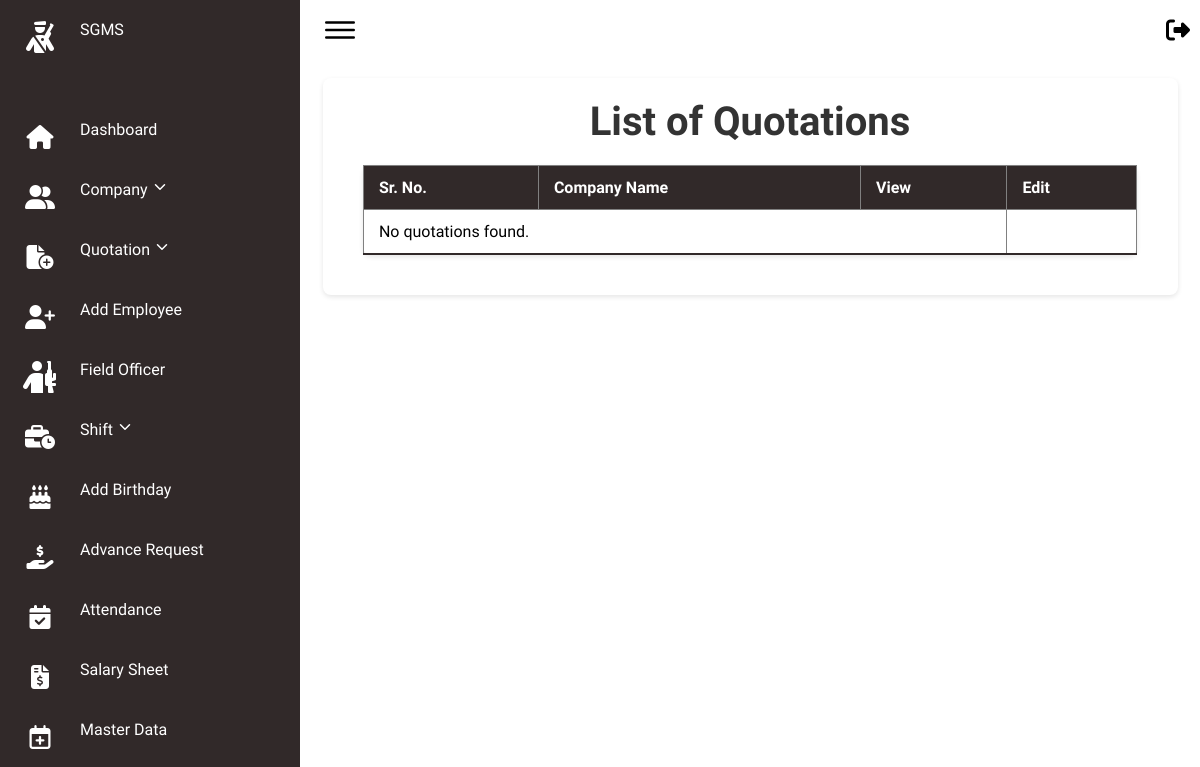
Before: /quotation_list/ with the older database file.
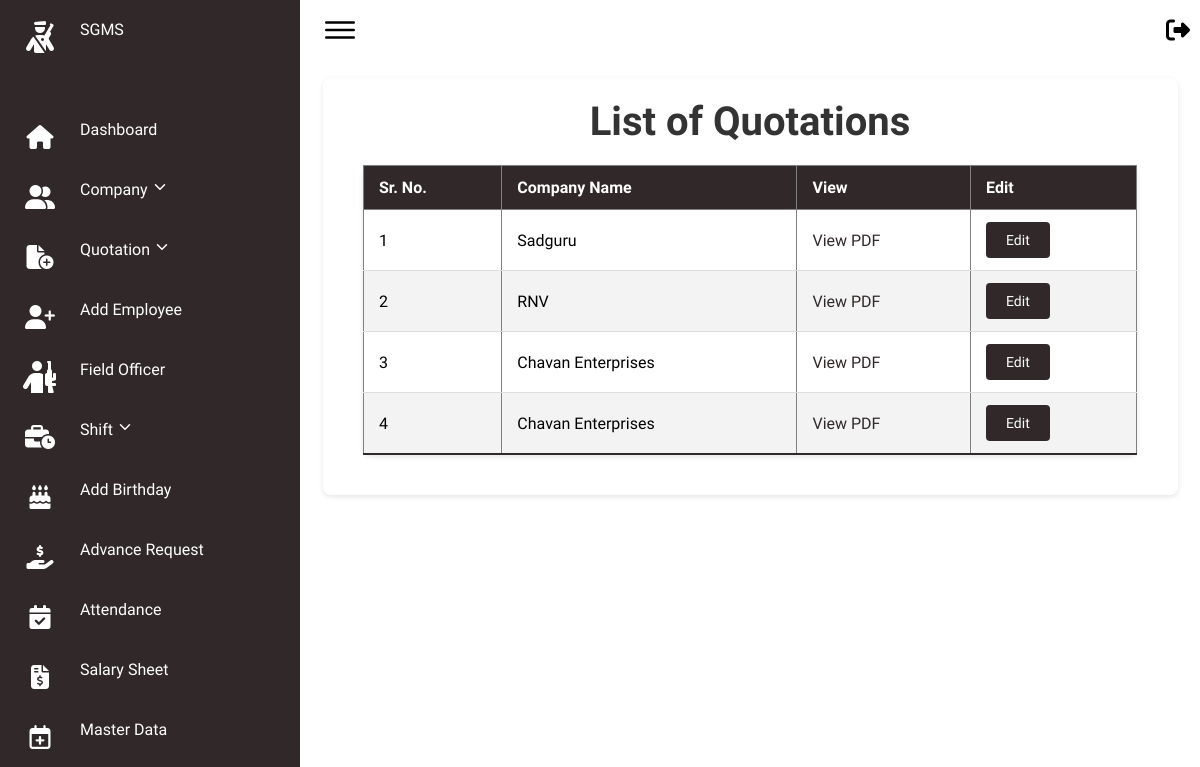
After: the same page with the newer database file.
### secman/models.py (models this page shows)
class Quotations(models.Model):
    company = models.CharField(max_length=100)
    guard_basic_pay = models.DecimalField(max_digits=10, decimal_places=2)
    guard_special_allowance = models.DecimalField(max_digits=10, decimal_places=2)
    guard_total_a = models.DecimalField(max_digits=10, decimal_places=2)
    guard_conveyance_allowance = models.DecimalField(max_digits=10, decimal_places=2)
    guard_education_allowance = models.DecimalField(max_digits=10, decimal_places=2)
    guard_travelling_allowance = models.DecimalField(max_digits=10, decimal_places=2)
    guard_house_duty = models.DecimalField(max_digits=10, decimal_places=2)
    guard_total_b = models.DecimalField(max_digits=10, decimal_places=2)
    guard_washing_allowance = models.DecimalField(max_digits=10, decimal_places=2)
    guard_hra = models.DecimalField(max_digits=10, decimal_places=2)
    guard_sub_total_c = models.DecimalField(max_digits=10, decimal_places=2)
    guard_pf = models.DecimalField(max_digits=10, decimal_places=2)
    guard_gratuity = models.DecimalField(max_digits=10, decimal_places=2)
    guard_leave_with_wages = models.DecimalField(max_digits=10, decimal_places=2)
    guard_esic = models.DecimalField(max_digits=10, decimal_places=2)
    guard_paid_holiday = models.DecimalField(max_digits=10, decimal_places=2)
    guard_bonus = models.DecimalField(max_digits=10, decimal_places=2)
    guard_uniform = models.DecimalField(max_digits=10, decimal_places=2)
    guard_total_c = models.DecimalField(max_digits=10, decimal_places=2)
    guard_service_charges = models.DecimalField(max_digits=10, decimal_places=2)
    guard_grand_total_per_month = models.DecimalField(max_digits=10, decimal_places=2)
    supervisor_basic_pay = models.DecimalField(max_digits=10, decimal_places=2)
    supervisor_special_allowance = models.DecimalField(max_digits=10, decimal_places=2)
    supervisor_total_a = models.DecimalField(max_digits=10, decimal_places=2)
    supervisor_conveyance_allowance = models.DecimalField(max_digits=10, decimal_places=2)
    supervisor_education_allowance = models.DecimalField(max_digits=10, decimal_places=2)
    supervisor_travelling_allowance = models.DecimalField(max_digits=10, decimal_places=2)
    supervisor_house_duty = models.DecimalField(max_digits=10, decimal_places=2)
    supervisor_total_b = models.DecimalField(max_digits=10, decimal_places=2)
    supervisor_washing_allowance = models.DecimalField(max_digits=10, decimal_places=2)
    supervisor_hra = models.DecimalField(max_digits=10, decimal_places=2)
    supervisor_sub_total_c = models.DecimalField(max_digits=10, decimal_places=2)
    supervisor_pf = models.DecimalField(max_digits=10, decimal_places=2)
    supervisor_gratuity = models.DecimalField(max_digits=10, decimal_places=2)
    supervisor_leave_with_wages = models.DecimalField(max_digits=10, decimal_places=2)
    supervisor_esic = models.DecimalField(max_digits=10, decimal_places=2)
    supervisor_paid_holiday = models.DecimalField(max_digits=10, decimal_places=2)
    supervisor_bonus = models.DecimalField(max_digits=10, decimal_places=2)
    supervisor_uniform = models.DecimalField(max_digits=10, decimal_places=2)
    supervisor_total_c = models.DecimalField(max_digits=10, decimal_places=2)
    supervisor_service_charges = models.DecimalField(max_digits=10, decimal_places=2)
    supervisor_grand_total_per_month = models.DecimalField(max_digits=10, decimal_places=2)
    pdf_file = models.FileField(upload_to='quotations/', blank=True, null=True)

### secman/views.py (the view)
# urls.py: path('quotation_list/', views.quotation_list, name='quotation_list'),
def quotation_list(request):
    quotations = Quotations.objects.all()
    return render(request, 'admin/quotation_list.html', {'quotations': quotations})

### secman/templates/admin/quotation_list.html (shortened to what this page needs)
{% extends 'admin/basead.html' %}
{% block content %}
<div class="card">
<h1>List of Quotations</h1>
<table border="1">
    <thead>
        <tr>
            <th>Sr. No.</th>
            <th>Company Name</th>
            <th>View</th>
            <th>Edit</th>
        </tr>
    </thead>
    <tbody>
        {% for quotation in quotations %}
        <tr>
            <td>{{ forloop.counter }}</td>
            <td>{{ quotation.company }}</td>
            <td>
                <a href="{% url 'view_quotation_pdf' quotation.id %}" target="_blank" >View PDF</a>
                </td>
                 <td>
                    <button onclick="openEditModal({{ quotation.id }}, '{{ quotation.company }}', {{ quotation.guard_basic_pay }}, {{ quotation.guard_special_allowance }}, {{ quotation.guard_total_a }}, {{ quotation.guard_conveyance_allowance }}, {{ quotation.guard_education_allowance }}, {{ quotation.guard_travelling_allowance }}, {{ quotation.guard_house_duty }}, {{ quotation.guard_total_b }}, {{ quotation.guard_washing_allowance }}, {{ quotation.guard_hra }}, {{ quotation.guard_sub_total_c }}, {{ quotation.guard_pf }}, {{ quotation.guard_gratuity }}, {{ quotation.guard_leave_with_wages }}, {{ quotation.guard_esic }}, {{ quotation.guard_paid_holiday }}, {{ quotation.guard_bonus }}, {{ quotation.guard_uniform }},
                 {{ quotation.guard_total_c }}, {{ quotation.guard_service_charges }}, {{ quotation.guard_grand_total_per_month }}, {{ quotation.supervisor_basic_pay }}, {{ quotation.supervisor_special_allowance }}, {{ quotation.supervisor_total_a }}, {{ quotation.supervisor_conveyance_allowance }}, {{ quotation.supervisor_education_allowance }}, {{ quotation.supervisor_travelling_allowance }}, {{ quotation.supervisor_house_duty }}, {{ quotation.supervisor_total_b }}, {{ quotation.supervisor_washing_allowance }}, {{ quotation.supervisor_hra }}, {{ quotation.supervisor_sub_total_c }}, {{ quotation.supervisor_pf }}, {{ quotation.supervisor_gratuity }}, {{ quotation.supervisor_leave_with_wages }}, {{ quotation.supervisor_esic }}, {{ quotation.supervisor_paid_holiday }}, {{ quotation.supervisor_bonus }}, {{ quotation.supervisor_uniform }}, {{ quotation.supervisor_total_c }}, {{ quotation.supervisor_service_charges }}, {{ quotation.supervisor_grand_total_per_month }})">Edit</button>
                </td>
        </tr>
        {% empty %}
        <tr>
            <td colspan="3">No quotations found.</td>
        </tr>
        {% endfor %}
    </tbody>
</table>
</div>
{% endblock %}

Changed rows visible on the page:
added Quotations: company "Sadguru"
added Quotations: company "RNV"
added Quotations: company "Chavan Enterprises"
added Quotations: company "Chavan Enterprises"
Other visible differences:
text no longer shown: "No quotations found."
